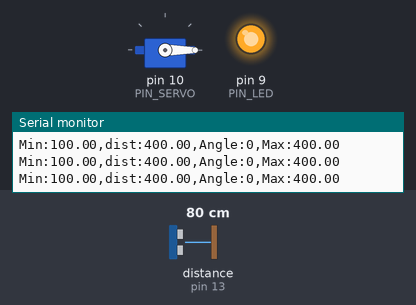
Bench run of a sketch on a simulated Arduino Uno, built with avr-gcc and run on an emulated ATmega328P. On the bench: servo, output pins drawn as LEDs (lit = HIGH), the last lines printed to the serial monitor. Wiring (inferred from the names in the program): ultrasonic range finder: trigger pin 12; echo pin 13. The inputs (shaded band) are chosen by the test bench; at power-on: distance to the obstacle (sensor on pin 13) 80 cm. The echo pulse lasts 58.3 µs per cm; pins used as bus, display or sensor lines are not drawn.

Above: at 1.2 s.
1.3 s: distance to the obstacle (sensor on pin 13) set to 28 cm
3.3 s: distance to the obstacle (sensor on pin 13) set to 25 cm
At 4.3 s:
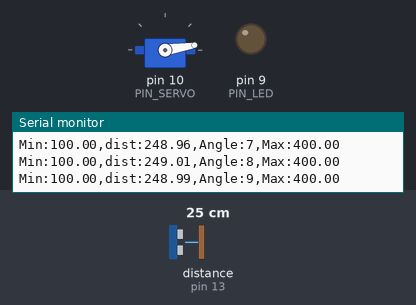
At 4.92 s:
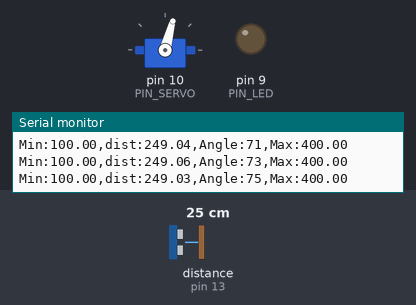
6.3 s: distance to the obstacle (sensor on pin 13) set to 2 cm
At 8.0 s:
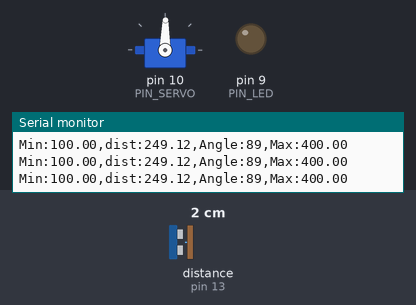
Timing chart, 0 to 9.5 s (numbered marks = the images above; inputs shaded):
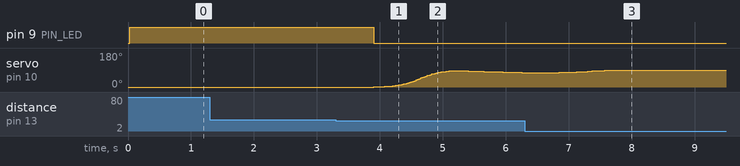

The sketch:

10_example_3.ino
```cpp
#include <Servo.h>

#define PIN_LED      9
#define PIN_SERVO    10
#define PIN_TRIG     12
#define PIN_ECHO     13

#define SND_VEL      346.0
#define INTERVAL     25
#define PULSE_DURATION 10
#define TIMEOUT      ((INTERVAL / 2) * 1000.0)
#define SCALE        (0.001 * 0.5 * SND_VEL)

#define _DIST_MIN    100.0
#define _DIST_MAX    400.0
#define _EMA_ALPHA   0.3

#define _TARGET_DIST 250.0

#define _ANGLE_CLOSED 0
#define _ANGLE_OPEN   90
#define MOVING_TIME   2000.0

#define CONTROL_MODE 1

Servo myServo;

unsigned long last_sampling_time;
unsigned long moveStartTime;

float dist_ema = _DIST_MAX;
float dist_prev = _DIST_MAX;

int startAngle = _ANGLE_CLOSED;
int targetAngle = _ANGLE_CLOSED;
int currentAngle = _ANGLE_CLOSED;

bool isMoving = false;

float getSigmoidProgress(float t) {
  float z = (t - 0.5) * 12.0;
  return 1.0 / (1.0 + exp(-z));
}

float getEaseInOutProgress(float t) {
  return (1.0 - cos(t * PI)) / 2.0;
}

void setup() {
  pinMode(PIN_LED, OUTPUT);
  pinMode(PIN_TRIG, OUTPUT);
  pinMode(PIN_ECHO, INPUT);
  digitalWrite(PIN_TRIG, LOW);

  myServo.attach(PIN_SERVO);
  myServo.write(_ANGLE_CLOSED);

  Serial.begin(57600);
}

void loop() {
  if (millis() < last_sampling_time + INTERVAL)
    return;

  float dist_raw = USS_measure(PIN_TRIG, PIN_ECHO);
  float dist_filtered;

  if ((dist_raw == 0.0) || (dist_raw > _DIST_MAX)) {
    dist_filtered = dist_prev;
  } else if (dist_raw < _DIST_MIN) {
    dist_filtered = dist_prev;
  } else {
    dist_filtered = dist_raw;
    dist_prev = dist_raw;
  }

  dist_ema = _EMA_ALPHA * dist_filtered + (1.0 - _EMA_ALPHA) * dist_ema;

  bool vehicleDetected = (dist_ema <= _TARGET_DIST);

  if (vehicleDetected && targetAngle != _ANGLE_OPEN) {
    startAngle = currentAngle;
    targetAngle = _ANGLE_OPEN;
    moveStartTime = millis();
    isMoving = true;
  } else if (!vehicleDetected && targetAngle != _ANGLE_CLOSED) {
    startAngle = currentAngle;
    targetAngle = _ANGLE_CLOSED;
    moveStartTime = millis();
    isMoving = true;
  }

  if (isMoving) {
    float elapsedTime = millis() - moveStartTime;
    float t = elapsedTime / MOVING_TIME;

    if (t >= 1.0) {
      t = 1.0;
      isMoving = false;
    }

    float factor = 0.0;
    if (CONTROL_MODE == 1) {
      factor = getSigmoidProgress(t);
    } else {
      factor = getEaseInOutProgress(t);
    }

    currentAngle = startAngle + (targetAngle - startAngle) * factor;
    myServo.write(currentAngle);
  }

  if (currentAngle > 0) {
    digitalWrite(PIN_LED, 0); // LED ON
  } else {
    digitalWrite(PIN_LED, 1); // LED OFF
  }

  Serial.print("Min:");       Serial.print(_DIST_MIN);
  Serial.print(",dist:");      Serial.print(min(dist_ema, _DIST_MAX));
  Serial.print(",Angle:");     Serial.print(currentAngle);
  Serial.print(",Max:");       Serial.print(_DIST_MAX);
  Serial.println("");

  last_sampling_time += INTERVAL;
}

float USS_measure(int TRIG, int ECHO) {
  digitalWrite(TRIG, HIGH);
  delayMicroseconds(PULSE_DURATION);
  digitalWrite(TRIG, LOW);

  return pulseIn(ECHO, HIGH, TIMEOUT) * SCALE;
}
```

Measured:
- the behaviour switches between 26 and 25 cm on distance to the obstacle (sensor on pin 13) (found by bisection; images 0 and 1)
- after the input at 3.3 s, pin 9 (PIN_LED): HIGH → LOW after 0.60 s; servo on pin 10 (PIN_SERVO): rises from 0° to 87° in 1.3 s, then falls to 76° in 1.0 s
